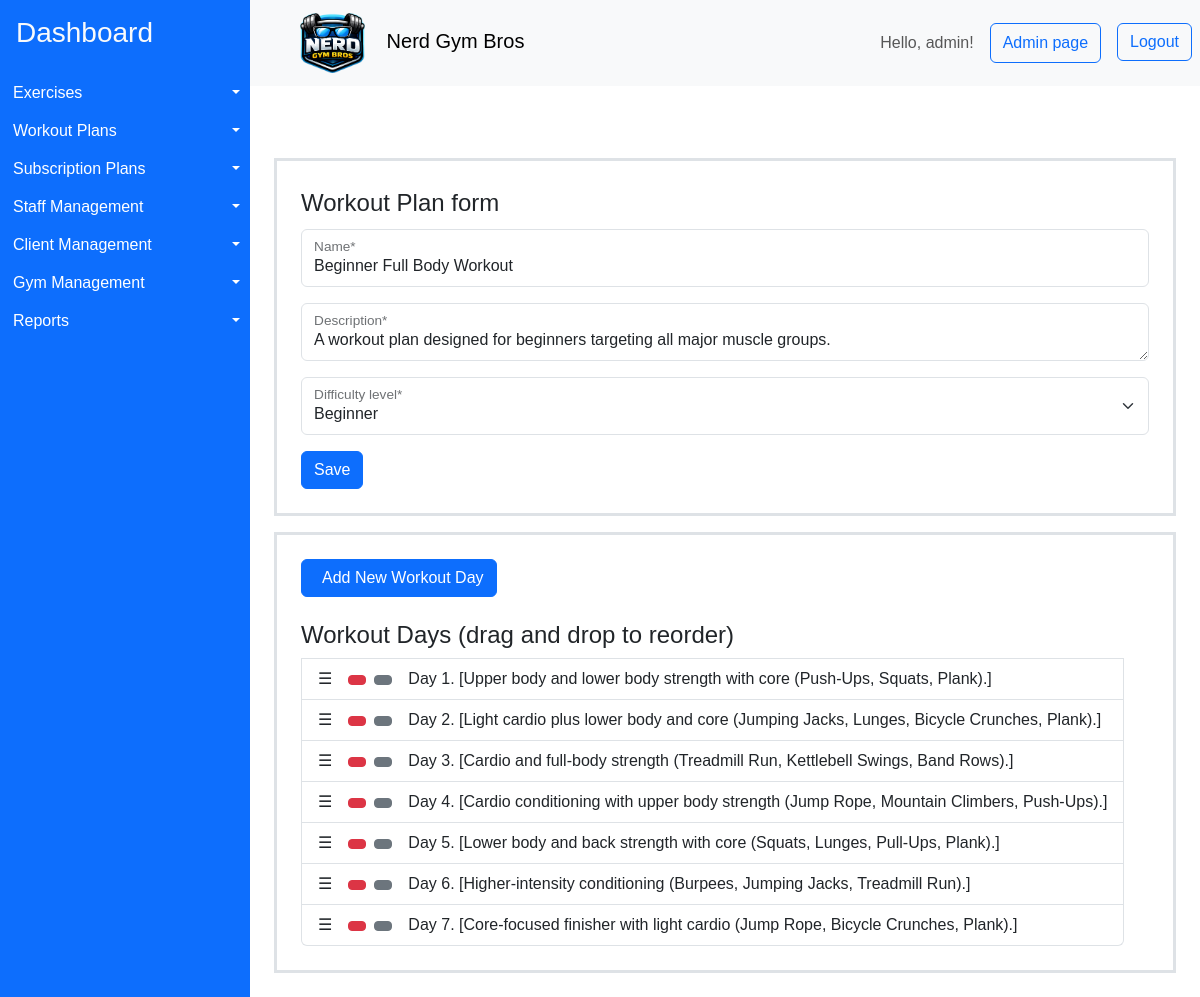
/workout_plans/1/update/ (signed in), run on the app's committed database.
### gymApp/models/workout_plan.py (models this page shows, shortened)
class WorkoutPlan(models.Model):
    name = models.CharField(max_length=100)
    description = models.TextField()
    created_at = models.DateTimeField(auto_now_add=True)
    updated_at = models.DateTimeField(auto_now=True)
    difficulty_level = models.ForeignKey(DifficultyLevel, on_delete=models.CASCADE)
    class Meta:
        indexes = [
            models.Index(fields=["name"]),
            models.Index(fields=["difficulty_level"]),
            models.Index(fields=["created_at"]),
        ]

class WorkoutDay(models.Model):
    workout_plan = models.ForeignKey(
        WorkoutPlan, on_delete=models.CASCADE, related_name="workout_days"
    )
    day_number = models.IntegerField()  # Order of the day in the workout plan
    description = models.TextField(blank=True)  # Optional description
    created_at = models.DateTimeField(auto_now_add=True)
    updated_at = models.DateTimeField(auto_now=True)
    class Meta:
        ordering = ["day_number", "id"]
        indexes = [
            models.Index(fields=["workout_plan"]),
        ]
        constraints = [
            models.UniqueConstraint(
                fields=["workout_plan", "day_number"], name="unique_day_number_per_plan"
            )
        ]

### gymApp/models/dictionaries.py (models this page shows)
class DifficultyLevel(models.Model):
    name = models.CharField(max_length=50)  # e.g., Beginner, Intermediate, Advanced
    class Meta:
        indexes = [
            models.Index(fields=["name"]),
        ]
    def __str__(self):
        return self.name

### gymApp/views/admin_page.py (the view)
class WorkoutPlanUpdateView(LoginRequiredMixin, PermissionRequiredMixin, UpdateView):
    model = WorkoutPlan
    template_name = "gymApp/workout_plan/form.html"
    success_url = reverse_lazy("workout_plan_list")
    fields = "__all__"
    permission_required = "gymApp.change_workoutplan"
    raise_exception = True
    def get_context_data(self, **kwargs):
        context = super().get_context_data(**kwargs)
        context["form"] = WorkoutPlanForm(instance=self.object)
        context["workout_days"] = WorkoutDay.objects.filter(workout_plan=self.object)
        return context

### gymApp/forms/workout_plan.py
class WorkoutPlanForm(forms.ModelForm):
    def __init__(self, *args, **kwargs):
        super().__init__(*args, **kwargs)
        self.helper = FormHelper()
        self.helper.form_id = "workout_plan_form"
        self.helper.form_method = "post"
        self.helper.layout = Layout(
            Fieldset(
                "Workout Plan form",
                FloatingField("name"),
                FloatingField("description"),
                FloatingField("difficulty_level"),
                ButtonHolder(Submit("submit", "Save")),
            ),
        )
    class Meta:
        model = WorkoutPlan
        fields = "__all__"

### gymApp/templates/gymApp/workout_plan/form.html (shortened to what this page needs)
{% extends "gymApp/layout.html" %}
{% load crispy_forms_tags %}
{% load bootstrap_icons %}
{% load static %}
{% block content %}
<div class="container mt-5 p-4 border border-3" >
{% crispy form %}
</div>
{% if form.instance.pk %}
<div class="container mt-3 p-4 border border-3">
    <form class="mb-4" action="{% url 'workout_day_create' %}" method="get">
        <button type="submit" class="btn btn-primary">{% bs_icon 'plus-circle-fill' %} <span class="ms-2">Add New Workout Day</span></button>
    </form>
    <div class="d-flex">
        <ul id="workout-days" class="list-group ">
        <h4>Workout Days (drag and drop to reorder)</h4>
        {% for workout_day in workout_days %}
            <li class="list-group-item d-flex align-items-center" data-id="{{ workout_day.pk }}" data-order="{{ workout_day.day_number }}">
                <span class="handle">☰</span>
                <form class="ms-3"action="{% url 'workout_day_delete' workout_day.pk %}" method="post">
                    <button type="submit" class="btn btn-danger btn-sm">{% bs_icon "trash" %}</button>
                </form>
                <form class="ms-2" action="{% url 'workout_day_update' workout_day.pk %}" method="get">
                    <button type="submit" class="btn btn-secondary btn-sm">{% bs_icon "pencil" %}</button>
                </form>
                <span class="ms-3">Day
                    <span class="day_number_value">{{ workout_day.day_number }}</span>. [{{ workout_day.description }}]</span>
            </li>
        {% endfor %}
        </ul>
    </div>
</div>
{% endif %}
{% endblock %}

### gymApp/templates/gymApp/layout.html (shortened to what this page needs)
{% load bootstrap_icons %}
{% load static %}
<!DOCTYPE html>
<html>
    <head>
        <link href="https://cdn.jsdelivr.net/npm/bootstrap@5.3.8/dist/css/bootstrap.min.css" rel="stylesheet">
        <link rel="stylesheet" href="{% static 'styles/styles.css' %}">
    </head>
    <body>
    <div class="container-fluid layout d-flex flex-row p-0">
      <aside class="sidebar bg-primary" id="sidebar">
        <a class="d-block h3 pt-3 ps-3 link-light link-underline-opacity-0" href="{% url 'home'%}">Dashboard</a>
        <ul class="list-group mt-4" style="white-space: nowrap;" >
          {% if perms.gymApp.view_exercise %}
            <li class="d-flex  btn-group" >
              <a href="{% url 'exercise_list' %}" class="d-block text-start btn btn-primary rounded-0 flex-grow-1 "> {% bs_icon 'person-walking' size='1.25em'  %} Exercises</a>
              <button type="button" class="d-block btn btn-primary rounded-0 dropdown-toggle dropdown-toggle-split flex-grow-0 flex-shrink-0 " data-bs-toggle="dropdown" aria-expanded="false">
              </button>
            </li>
          {% endif %}
          {% if perms.gymApp.view_workoutplan %}
            <li class="d-flex  btn-group">
              <a href="{% url 'workout_plan_list' %}" class="d-block text-start btn btn-primary rounded-0 flex-grow-1 "> {% bs_icon 'list-check' size='1.25em'  %} Workout Plans</a>
              <button type="button" class="d-block btn btn-primary rounded-0 dropdown-toggle dropdown-toggle-split flex-grow-0 flex-shrink-0 " data-bs-toggle="dropdown" aria-expanded="false">
              </button>
            </li>
          {% endif %}
          {% if perms.gymApp.view_subscriptionplan %}
            <li class="d-flex  btn-group">
              <a href="{% url 'subscription_plan_list' %}" class="d-block text-start btn btn-primary rounded-0 flex-grow-1 "> {% bs_icon 'currency-dollar' size='1.25em'  %} Subscription Plans</a>
              <button type="button" class="d-block btn btn-primary rounded-0 dropdown-toggle dropdown-toggle-split flex-grow-0 flex-shrink-0 " data-bs-toggle="dropdown" aria-expanded="false">
              </button>
            </li>
          {% endif %}
          {% if user.is_superuser %}
          <li class="d-flex  btn-group">
            <a href="{% url 'staff_list' %}" class="d-block text-start btn btn-primary rounded-0 flex-grow-1 "> {% bs_icon 'hammer' size='1.25em'  %} Staff Management</a>
            <button type="button" class="d-block btn btn-primary rounded-0 dropdown-toggle dropdown-toggle-split flex-grow-0 flex-shrink-0 " data-bs-toggle="dropdown" aria-expanded="false">
            </button>
          </li>
          {% endif %}
          {% if perms.gymApp.view_clientprofile %}
          <li class="d-flex  btn-group">
            <a href="{% url 'client_list' %}" class="d-block text-start btn btn-primary rounded-0 flex-grow-1 "> {% bs_icon 'people-fill' size='1.25em'  %} Client Management</a>
            <button type="button" class="d-block btn btn-primary rounded-0 dropdown-toggle dropdown-toggle-split flex-grow-0 flex-shrink-0 " data-bs-toggle="dropdown" aria-expanded="false">
            </button>
          </li>
          {% endif %}
          {% if perms.gymApp.view_gym %}
          <li class="d-flex  btn-group">
            <a href="{% url 'gym_list' %}" class="d-block text-start btn btn-primary rounded-0 flex-grow-1 "> {% bs_icon 'houses-fill' size='1.25em'  %} Gym Management</a>
            <button type="button" class="d-block btn btn-primary rounded-0 dropdown-toggle dropdown-toggle-split flex-grow-0 flex-shrink-0 " data-bs-toggle="dropdown" aria-expanded="false">
            </button>
          </li>
          {% endif %}
          <li class="d-flex  btn-group">
            <a href="{% url 'reports' %}" class="d-block text-start btn btn-primary rounded-0 flex-grow-1 "> {% bs_icon 'file-earmark-bar-graph-fill' size='1.25em'  %} Reports</a>
            <button type="button" class="d-block btn btn-primary rounded-0 dropdown-toggle dropdown-toggle-split flex-grow-0 flex-shrink-0 " data-bs-toggle="dropdown" aria-expanded="false">
            </button>
          </li>
        </ul>
      </aside>
      <div class="content container-fluid p-0">
        <nav class="navbar navbar-light bg-light p-2">
          <div class="d-flex align-items-center">
          <button class="btn toggle-btn" id="toggleBtn">{% bs_icon 'list' size='1.75em' color='blue' %}</button>
          <span class="navbar-brand mb-0 h1 ms-3"><img class="me-3" src="{% static 'assets/icons/logo.png' %}" alt="Nerd Gym Bros Logo" style="height: 3em;"> Nerd Gym Bros </span>
          </div>
          <div class="d-flex">
          <span class=" navbar-text me-3"> Hello, {{ user.username }}! </span>
          {% if user.is_superuser %}
            <button class="btn btn-outline-primary me-3" onclick="location.href='{% url 'admin:index' %}'">Admin page</button>
          {% endif %}
          <form method="post" action="{% url 'logout' %}">
              <button type="submit" class="btn btn-outline-primary">Logout</button>
          </form>
          </div>
        </nav>
        <main class='p-4'>
            {% block content %}{% endblock %}
        </main>
      </div>
    </div>
    </body>
</html>

### gymApp/static/styles/styles.css (style rules this page uses)
* { box-sizing: border-box; }
body { box-sizing: border-box; margin: 0; font-family: sans-serif; }
.layout { min-height: 100vh; }
.sidebar { overflow:hidden; transform: translateX(0); min-width: 250px; width: 250px; transition: width .15s ease-in-out; }
.toggle-btn { display: block; }

### data on the page
WorkoutPlan: name "Beginner Full Body Workout", description "A workout plan designed for beginners targeting all major muscle groups.", difficulty_level "Beginner"
WorkoutDay: day_number "1", description "Upper body and lower body strength with core (Push-Ups, Squats, Plank)."
WorkoutDay: day_number "2", description "Light cardio plus lower body and core (Jumping Jacks, Lunges, Bicycle Crunches, Plank)."
WorkoutDay: day_number "3", description "Cardio and full-body strength (Treadmill Run, Kettlebell Swings, Band Rows)."
WorkoutDay: day_number "4", description "Cardio conditioning with upper body strength (Jump Rope, Mountain Climbers, Push-Ups)."
WorkoutDay: day_number "5", description "Lower body and back strength with core (Squats, Lunges, Pull-Ups, Plank)."
WorkoutDay: day_number "6", description "Higher-intensity conditioning (Burpees, Jumping Jacks, Treadmill Run)."
WorkoutDay: day_number "7", description "Core-focused finisher with light cardio (Jump Rope, Bicycle Crunches, Plank)."

### other printed values
{{ user.username }} "admin"
